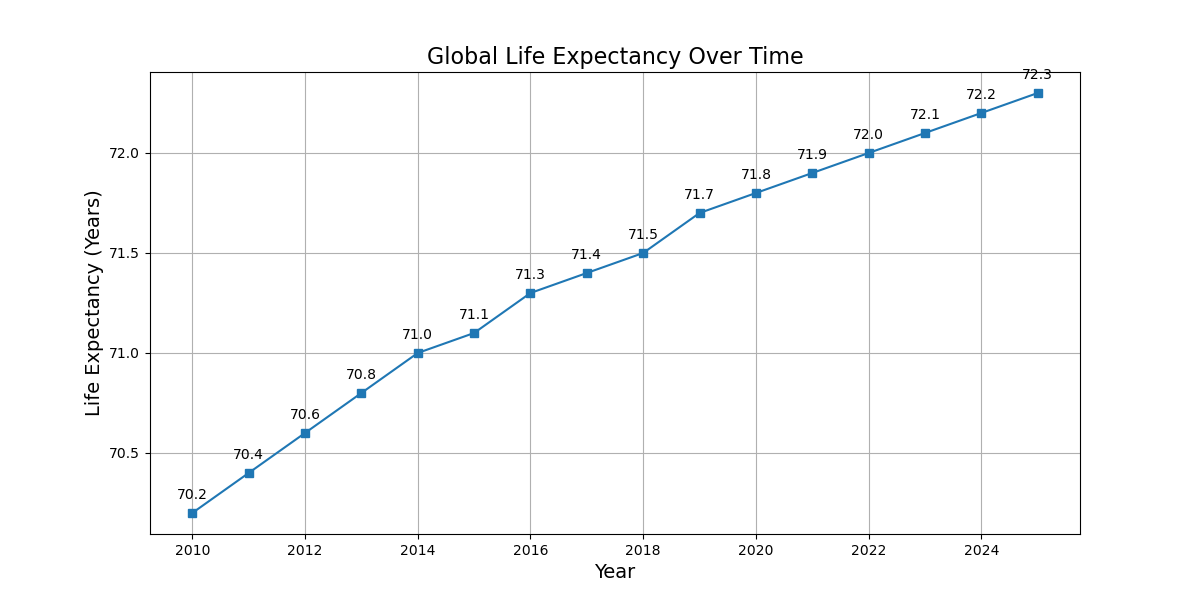

The script that drew this image:
import matplotlib.pyplot as plt

years = [2010, 2011, 2012, 2013, 2014, 2015, 2016, 2017, 2018, 2019, 2020, 2021, 2022, 2023, 2024, 2025]
life_expectancy = [70.2, 70.4, 70.6, 70.8, 71.0, 71.1, 71.3, 71.4, 71.5, 71.7, 71.8, 71.9, 72.0, 72.1, 72.2, 72.3]

fig, ax = plt.subplots(figsize=(12, 6))

ax.plot(years, life_expectancy, color='#1f77b4', marker='s')

ax.set_title('Global Life Expectancy Over Time', fontsize=16)
ax.set_xlabel('Year', fontsize=14)
ax.set_ylabel('Life Expectancy (Years)', fontsize=14)

for year, expectancy in zip(years, life_expectancy):
    ax.annotate(f'{expectancy}', xy=(year, expectancy), textcoords="offset points", xytext=(0,10), ha='center')

plt.grid(True)
plt.show()
